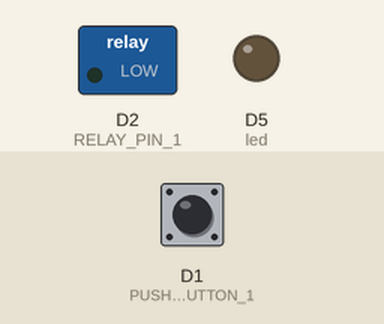
Recording of a sketch running on a simulated ESP8266 (NodeMCU). On the bench: switched loads named in the sketch (green lamp = pin HIGH), output pins drawn as LEDs (lit = HIGH). The test bench sets the inputs (shaded band); at power-on: D1 (PUSH_BUTTON_1) HIGH. WiFi joins after 1.5 s; servers stay silent unless stated.

Above: at 3.0 s.
3.1 s: D1 (PUSH_BUTTON_1) pulled LOW for 1 s
At 4.6 s:
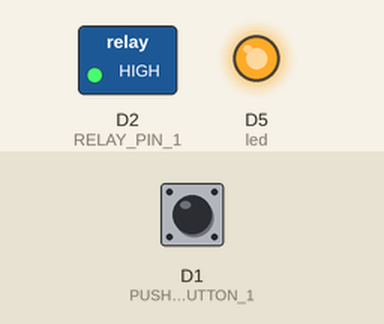
5.6 s: D1 (PUSH_BUTTON_1) pulled LOW for 3.2 s
At 6.5 s:
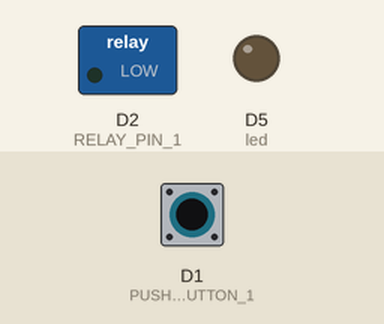
10.3 s: D1 (PUSH_BUTTON_1) pulled LOW for 0.15 s
At 11.2 s:
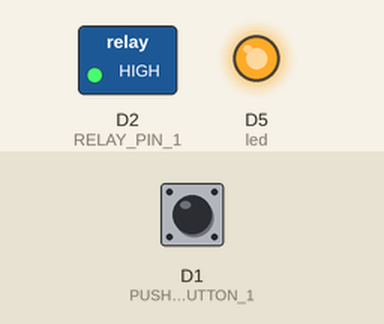
Timing chart, 0 to 13.3 s (numbered marks = the images above; inputs shaded):
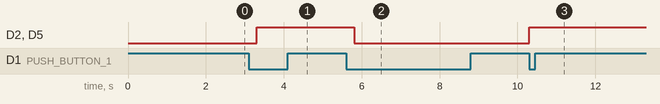

Measured:
- after the input at 3.1 s, D2 (RELAY_PIN_1), D5 (led): LOW → HIGH after 0.20 s
- after the input at 5.6 s, D2 (RELAY_PIN_1), D5 (led): HIGH → LOW after 0.20 s
- after the input at 10.3 s, D2 (RELAY_PIN_1), D5 (led): LOW → HIGH at once

The sketch:

controlling.ino
```cpp
//Blynk Home Automation with Physical Button and ON OFF State Feedback
//Smart Socket


#define BLYNK_PRINT Serial
#include <ESP8266WiFi.h>
#include <BlynkSimpleEsp8266.h>
#include <ESP8266mDNS.h>  // For OTA with ESP8266
#include <WiFiUdp.h>  // For OTA
#include <ArduinoOTA.h>  // For OTA


BlynkTimer timer;

void checkPhysicalButton();

int relay1State = LOW;
int pushButton1State = HIGH;


#define AUTH "---------------------------"  // You should get Auth Token in the Blynk App.
#define WIFI_SSID "----------"                   //Enter Wifi Name
#define WIFI_PASS "----------"                   //Enter wifi Password

#define SERVER "blynk-cloud.com "             // Comment-out if use Blynk hosted cloud service
#define PORT 8442

#define RELAY_PIN_1       D2   //D2 Relay
#define PUSH_BUTTON_1     D1   //D1 Button
#define led               D5   //D6 Green LED
#define VPIN_BUTTON_1    V12

#define OTA_HOSTNAME "Home_Automation"


BLYNK_CONNECTED() {

  // Request the latest state from the server

  Blynk.syncVirtual(VPIN_BUTTON_1);

  // Alternatively, you could override server state using:
 // Blynk.virtualWrite(VPIN_BUTTON_1, relay1State);


}

// When App button is pushed - switch the state

BLYNK_WRITE(VPIN_BUTTON_1) {
  relay1State = param.asInt();
  digitalWrite(RELAY_PIN_1, relay1State);
  digitalWrite(led, relay1State);
}


void checkPhysicalButton()
{
  if (digitalRead(PUSH_BUTTON_1) == LOW) {
    // pushButton1State is used to avoid sequential toggles
    if (pushButton1State != LOW) {

      // Toggle Relay state
      relay1State = !relay1State;
      digitalWrite(RELAY_PIN_1, relay1State);
      digitalWrite(led, relay1State);

      // Update Button Widget
      Blynk.virtualWrite(VPIN_BUTTON_1, relay1State);
    }
    pushButton1State = LOW;
  } else {
    pushButton1State = HIGH;
  }
}

void setup()
{

  Serial.begin(115200);
  Blynk.begin(AUTH, WIFI_SSID, WIFI_PASS,"blynk-cloud.com", 8442);
  ArduinoOTA.setHostname(OTA_HOSTNAME);  // For OTA - Use your own device identifying name
  ArduinoOTA.begin();  // For OTA

  pinMode(RELAY_PIN_1, OUTPUT);
  pinMode(led, OUTPUT);
  pinMode(PUSH_BUTTON_1, INPUT_PULLUP);
  digitalWrite(RELAY_PIN_1, relay1State);
  digitalWrite(led, relay1State);


  // Setup a function to be called every 100 ms
  timer.setInterval(500L, checkPhysicalButton);
}

void loop()
{
  Blynk.run();
  ArduinoOTA.handle();  // For OTA
  timer.run();
}
```
